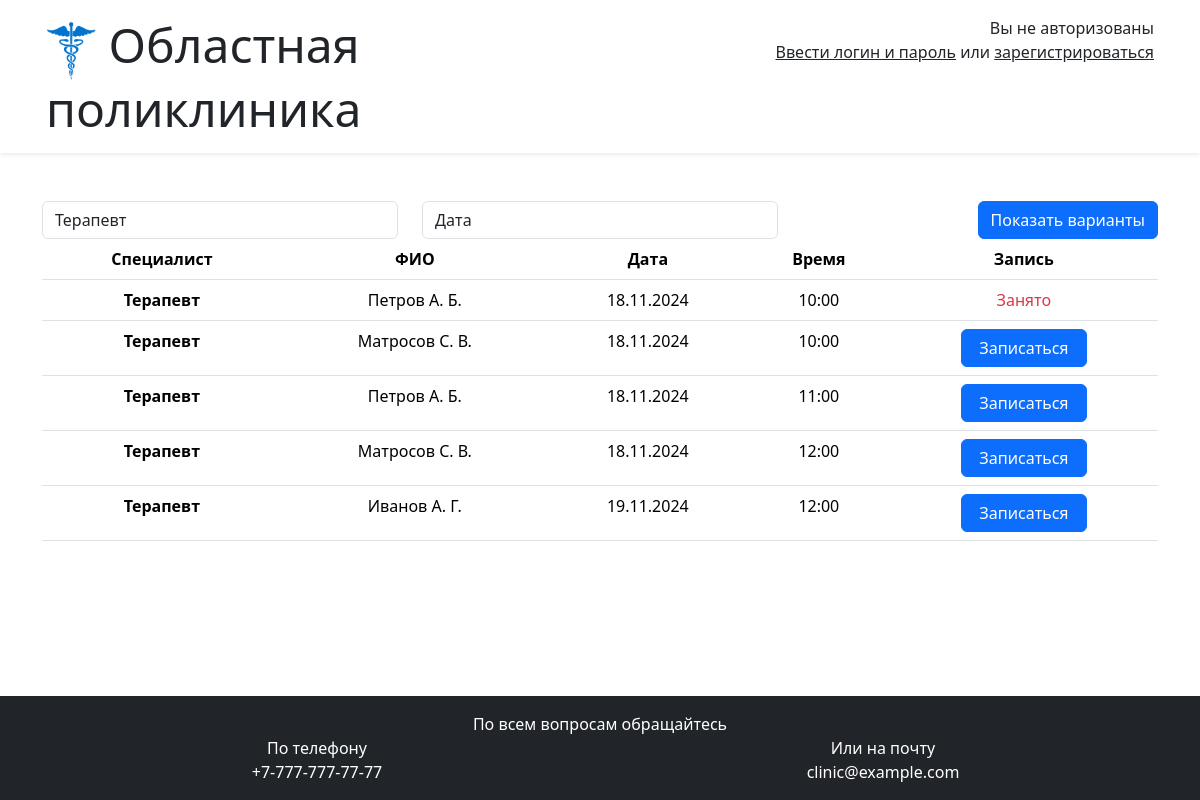
/index.php?specialist=1, run on the app's committed database.
### tables this page shows
CREATE TABLE `appointments` (
  `id` int(11) NOT NULL,
  `doctor_id` int(11) NOT NULL,
  `reception_hour_id` int(11) NOT NULL,
  `user_id` int(11) DEFAULT NULL
);

CREATE TABLE `specialists` (
  `id` int(11) NOT NULL,
  `name` varchar(45) NOT NULL
);

CREATE TABLE `doctors` (
  `id` int(11) NOT NULL,
  `specialist_id` int(11) NOT NULL,
  `name` varchar(45) NOT NULL
);

### .core/db.php (called while the page is built, shortened)
<?php
class Database
{
    private static $instance = null;
    protected function __construct()
    {
        $this->connection = new \PDO(
            "mysql:dbname=clinic;host=localhost",
            'root',
            '',
        );
    }
    public static function getInstance(): Database
    {
        if(null === self::$instance) {
            self::$instance = new static();
        }
        return self::$instance;
    }
    public static function connection(): \PDO
    {
        return static::getInstance()->connection;
    }
    public static function prepare($statement): \PDOStatement
    {
        return static::connection()->prepare($statement);
    }
    public static function query($statement): \PDOStatement
    {
        return static::connection()->query($statement);
    }
}

### .core/table_modules/specialist/specialist_table.php (called while the page is built)
<?php
class SpecialistTable {
    public static function get_all() {
        $stmt = Database::query("SELECT * FROM `specialists`");
        $stmt->execute();
        return $stmt->fetchAll();
    }
}

### .core/table_modules/reception_hour/reception_hour_table.php (called while the page is built)
<?php
class ReceptionHourTable {
    public static function get_all_day_from_now() {
        $stmt = Database::query('SELECT DATE_FORMAT(hour, "%d.%m.%Y") AS date
                                 FROM `reception_hours`
                                 WHERE hour >= CURDATE()
                                 GROUP BY DATE(hour)
                                 ');
        $stmt->execute();
        return $stmt->fetchAll();
    }
}

### logic.php (called while the page is built, shortened)
<?php
require_once($_SERVER['DOCUMENT_ROOT'] . '/iv_task/.core/index.php');
$sql = 'SELECT a.id AS appointment_id, s.name AS specialist, d.name AS doctor_name, DATE_FORMAT(r.hour, "%d.%m.%Y") AS date, DATE_FORMAT(r.hour, "%H:%i") AS time, a.user_id
        FROM `appointments` a
        INNER JOIN `doctors` d
        ON d.id = a.doctor_id
        INNER JOIN `specialists` s
        ON s.id = d.specialist_id
        INNER JOIN `reception_hours` r
        ON r.id = a.reception_hour_id
        ';
$conditions = [];
$bindings = [];
if (isset($_GET['specialist']) && $_GET['specialist'] !== '') {
    $conditions[] = 's.id = :specialist';
    $bindings[':specialist'] = $_GET['specialist'];
}
if (!empty($conditions)) {
    $sql .= 'WHERE ' . implode(' AND ', $conditions) . "\n";
}
$sql .= 'ORDER BY r.hour, a.id';
$stmt = Database::prepare($sql);
$stmt->execute($bindings);

### index.php (the view, shortened to what this page needs)
<?php
require_once($_SERVER['DOCUMENT_ROOT'] . '/iv_task/logic.php');
include($_SERVER['DOCUMENT_ROOT'] . '/iv_task/templates/header.php');
?>
<div class="container mt-5">
    <form method="get" class="row">
        <div class="col">
            <select name="specialist" class="form-control">
                <?php foreach (SpecialistTable::get_all() as $specialist): ?>
                    <option value="<?= $specialist['id'] ?>" <?= isset($_GET['specialist']) && $_GET['specialist'] == $specialist['id'] ? 'selected' : '' ?>><?= $specialist['name'] ?></option>
                <?php endforeach ?>
            </select>
        </div>
        <div class="col">
            <select name="date" class="form-control">
                <option value="">Дата</option>
                <?php foreach (ReceptionHourTable::get_all_day_from_now() as $day): ?>
                    <option <?= isset($_GET['date']) && $_GET['date'] == $day['date'] ? 'selected' : '' ?>><?= $day['date'] ?></option>
                <?php endforeach ?>
            </select>
        </div>
        <div class="col d-flex flex-row-reverse">
            <button type="submit" class="btn btn-primary">Показать варианты</button>
        </div>
    </form>
    <table class="table text-center">
        <thead>
            <tr>
                <th scope="col">Специалист</th>
                <th scope="col">ФИО</th>
                <th scope="col">Дата</th>
                <th scope="col">Время</th>
                <th scope="col">Запись</th>
            </tr>
        </thead>
        <tbody>
            <?php foreach ($stmt as $row): ?>
                <?php $row = array_map(fn($value) => !is_null($value) ? htmlspecialchars($value) : '', $row); ?>
                <tr>
                    <th><?= $row['specialist'] ?></th>
                    <td><?= $row['doctor_name'] ?></td>
                    <td><?= $row['date'] ?></td>
                    <td><?= $row['time'] ?></td>
                    <td>
                        <?php if (!empty($row['user_id'])): ?>
                            <?php if ($_SESSION['USER_ID'] == $row['user_id']): ?>
                                <form method="post">
                                    <input value="<?= $row['appointment_id'] ?>" name="delete_appointment" hidden>
                                    <button type="submit" class="btn btn-danger w-50">
                                        Удалить
                                    </button>
                                </form>
                            <?php else : ?>
                                <span class="text-danger">Занято</span>
                            <?php endif ?>
                        <?php else : ?>
                            <form method="post">
                                <button class="btn btn-primary w-50">
                                    Записаться
                                </button>
                            </form>
                        <?php endif ?>
                    </td>
                </tr>
            <?php endforeach ?>
        </tbody>
    </table>
</div>
<?php
include($_SERVER['DOCUMENT_ROOT'] . '/iv_task/templates/footer.php');

### data on the page
appointments: specialists.name "Терапевт", doctor.name "Петров А. Б.", date "18.11.2024", time "10:00", shows "Занято"
appointments: specialists.name "Терапевт", doctor.name "Матросов С. В.", date "18.11.2024", time "10:00"
appointments: specialists.name "Терапевт", doctor.name "Петров А. Б.", date "18.11.2024", time "11:00"
appointments: specialists.name "Терапевт", doctor.name "Матросов С. В.", date "18.11.2024", time "12:00"
appointments: specialists.name "Терапевт", doctor.name "Иванов А. Г.", date "19.11.2024", time "12:00"

### other printed values
form field specialist "Терапевт"
